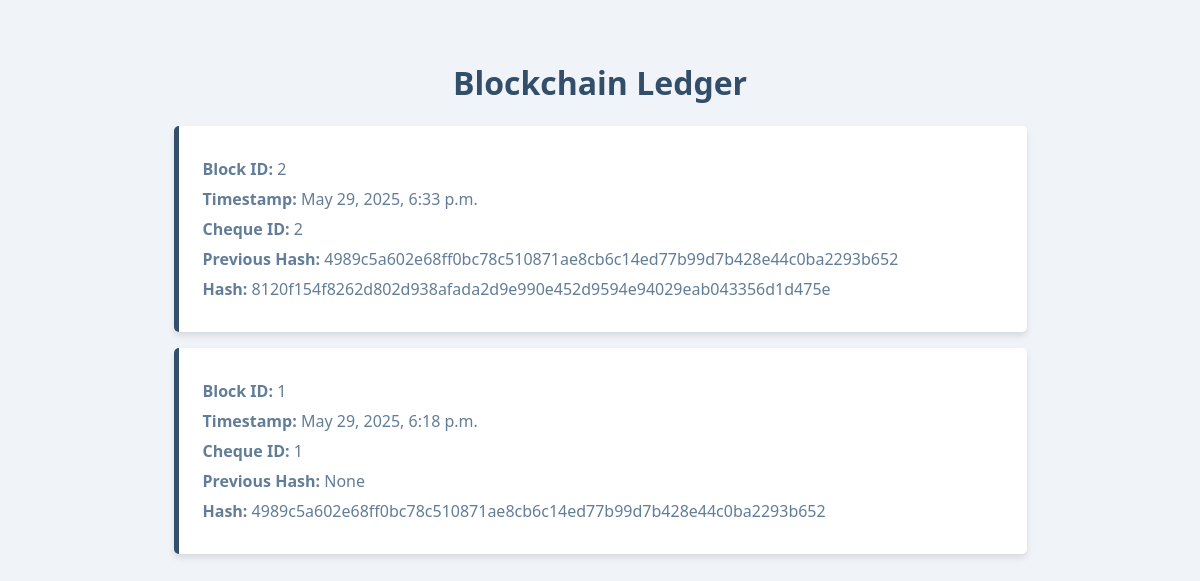
Page /cheques/blockchain/ on the earlier database version.
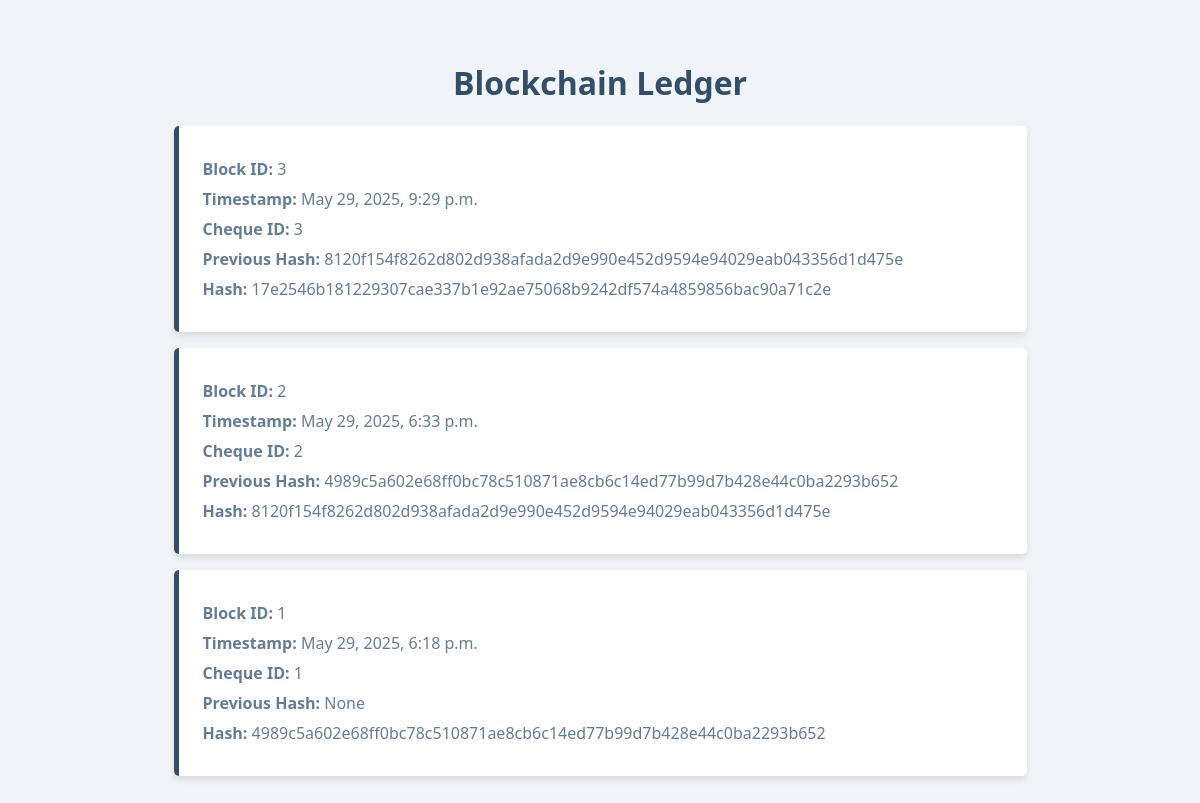
Same page on the later database version.
### cheques/models.py (models this page shows, shortened)
class Block(models.Model):
    class Meta:
        app_label = 'cheques'  # Explicitly set the app label
    cheque = models.OneToOneField(Cheque, on_delete=models.CASCADE)
    previous_hash = models.CharField(max_length=64, blank=True, null=True)
    timestamp = models.DateTimeField(auto_now_add=True)
    hash = models.CharField(max_length=64)

class Cheque(models.Model):
    class Meta:
        app_label = 'cheques'  # Explicitly set the app label
    payee = models.CharField(max_length=255)
    amount = models.DecimalField(max_digits=10, decimal_places=2)
    date = models.DateField()
    signature = models.TextField()  # Store the digital signature

### cheques/views.py (the view)
# urls.py: path('blockchain/', views.blockchain, name='blockchain'),
def blockchain(request):
    blocks = Block.objects.all().order_by('-timestamp')
    print(f"Number of blocks retrieved: {len(blocks)}")  # Add this line
    return render(request, 'cheques/blockchain.html', {'blocks': blocks})

### templates/cheques/blockchain.html (shortened to what this page needs)
<!DOCTYPE html>
<html lang="en">
<head>
</head>
<body>
    <h1>Blockchain Ledger</h1>
    {% for block in blocks %}
    <div class="block">
        <p><strong>Block ID:</strong> {{ block.id }}</p>
        <p><strong>Timestamp:</strong> {{ block.timestamp }}</p>
        <p><strong>Cheque ID:</strong> {{ block.cheque.id }}</p>
        <p><strong>Previous Hash:</strong> {{ block.previous_hash }}</p>
        <p><strong>Hash:</strong> {{ block.hash }}</p>
    </div>
    {% endfor %}
</body>
</html>

Differences in the rows shown:
added Block: id "3", timestamp "May 29, 2025, 9:29 p.m.", cheque.id "3", previous_hash "8120f154f8262d802d938afada2d9e990e452d9594e94029eab043356d1d475e", hash "17e2546b181229307cae337b1e92ae75068b9242df574a4859856bac90a71c2e"
